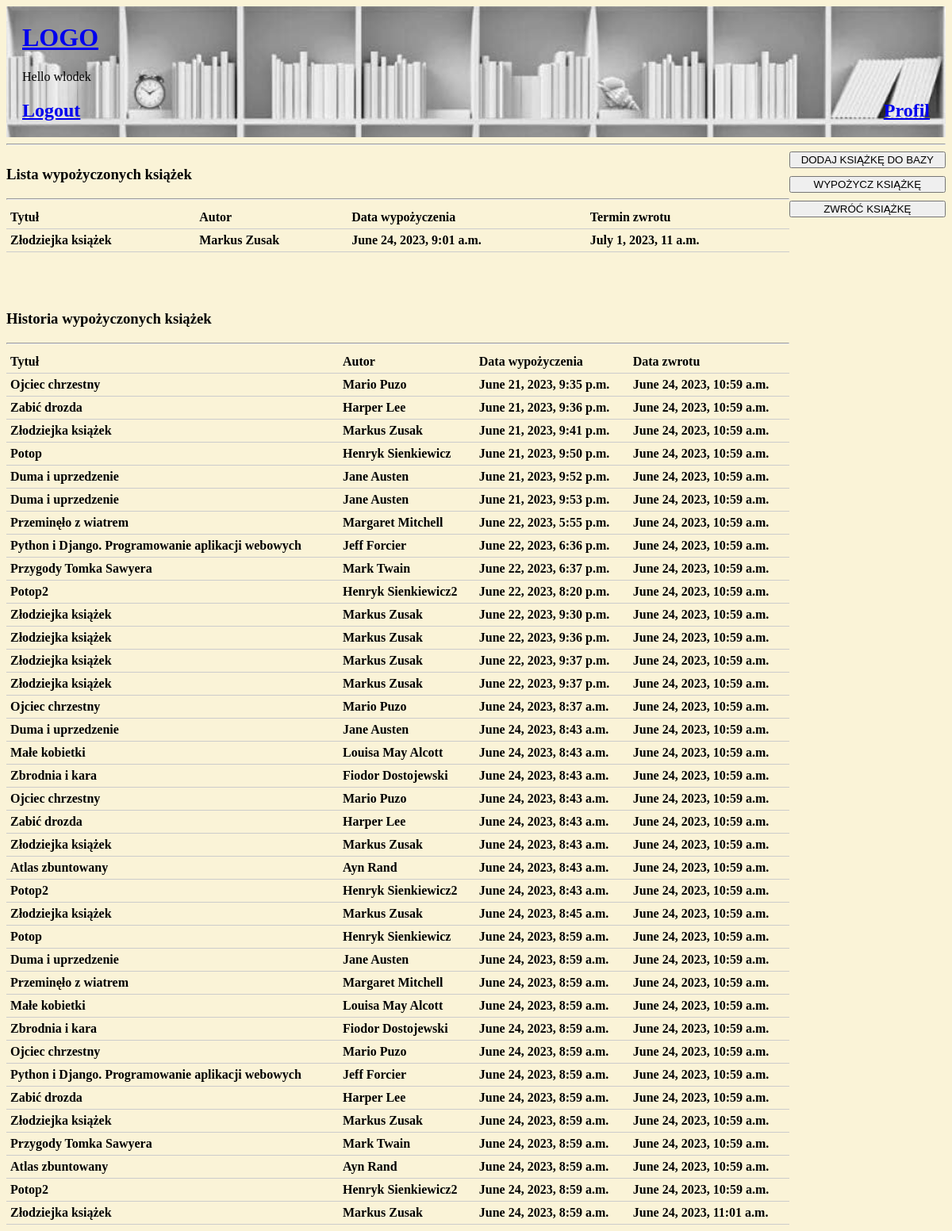
/profile/ (signed in), run on an earlier commit of the app's database.
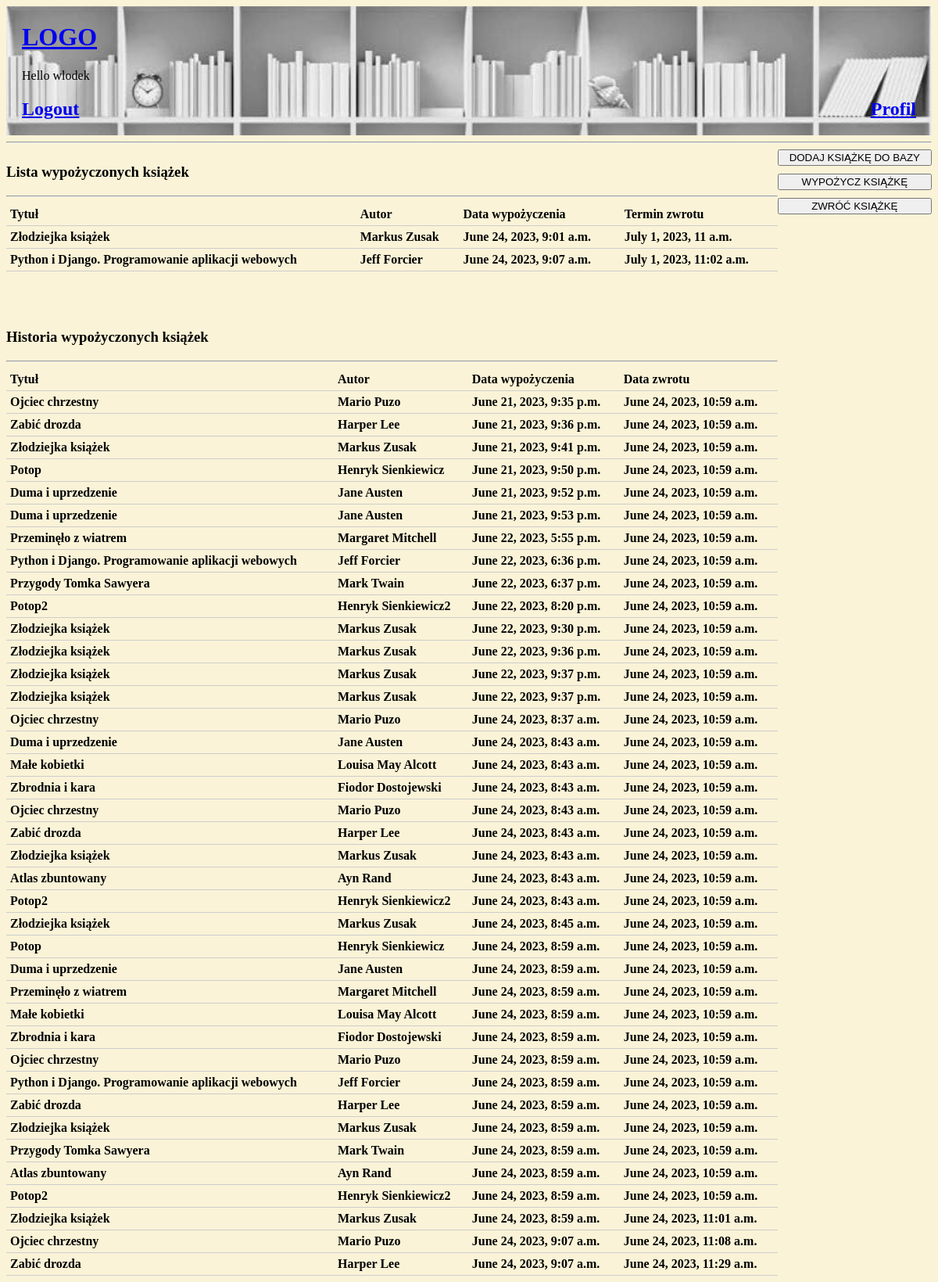
And on a later commit of the database.
### base/models.py (models this page shows, shortened)
class BorrowedBook(models.Model):
    id = models.AutoField(primary_key=True)
    user = models.ForeignKey(User, on_delete=models.SET_NULL, null=True, related_name='books_borrowed')
    book = models.ForeignKey(Book, on_delete=models.SET_NULL, null=True, related_name='borrowed_books')
    borrowed_date = models.DateTimeField(default=datetime.now())
    return_to_date = models.DateTimeField(default=datetime.now() + timedelta(days=7))
    returned_date = models.DateTimeField(null=True, blank=True)

class Book(models.Model):
    id = models.AutoField(primary_key=True)
    title = models.CharField(max_length=255)
    author = models.CharField(max_length=255)
    availability = models.BooleanField(default=True)
    user = models.ForeignKey(User, on_delete=models.SET_NULL, null=True)

### base/views.py (the view)
# urls.py: path('profile/', views.profile, name='profile'),
@login_required
def profile(request):
    user_profile = request.user.username
    borrowed_books = BorrowedBook.objects.filter(user=request.user, book__availability=False,
                                                 returned_date=None)
    borrow_history = BorrowedBook.objects.filter(user=request.user, returned_date__isnull=False)
    return render(request, 'base/profile.html', {'user_profile': user_profile, 'books': borrowed_books,
                  'history': borrow_history})

### base/templates/base/profile.html (shortened to what this page needs)
{% extends 'main.html' %}
{% block content %}
<div class="profile-container">
    <div>
        <h3>Lista wypożyczonych książek</h3>
        <hr>
        <div class="book-table">
            <div class="book-row">
                <div class="book-cell">Tytuł</div>
                <div class="book-cell">Autor</div>
                <div class="book-cell">Data wypożyczenia</div>
                <div class="book-cell">Termin zwrotu</div>
            </div>
            {% for book in books %}
            <div class="book-row">
                <div class="book-cell">{{book.book.title}}</div>
                <div class="book-cell">{{book.book.author}}</div>
                <div class="book-cell">{{book.borrowed_date}}</div>
                <div class="book-cell">{{book.return_to_date}}</div>
            </div>
            {% empty %}
                <p>Nie masz wypożyczonych książek.</p>
            {% endfor %}
        </div>
        <br><br><br>
        <h3>Historia wypożyczonych książek</h3>
        <hr>
        <div class="book-table">
            <div class="book-row">
                <div class="book-cell">Tytuł</div>
                <div class="book-cell">Autor</div>
                <div class="book-cell">Data wypożyczenia</div>
                <div class="book-cell">Data zwrotu</div>
            </div>
            {% for book in history %}
            <div class="book-row">
                <div class="book-cell">{{book.book.title}}</div>
                <div class="book-cell">{{book.book.author}}</div>
                <div class="book-cell">{{book.borrowed_date}}</div>
                <div class="book-cell">{{book.returned_date}}</div>
            </div>
            {% empty %}
                <p>Historia wypożyczonych książek jest pusta.</p>
            {% endfor %}
        </div>
    </div>
    <div class="button-container">
        {% if request.user.is_superuser %}
        <a href="{% url 'add-book' %}"><button>DODAJ KSIĄŻKĘ DO BAZY</button><br></a>
        {% endif %}
        <a href="{% url 'borrow' %}"><button>WYPOŻYCZ KSIĄŻKĘ</button><br></a>
        <a href="{% url 'return-book' %}"><button>ZWRÓĆ KSIĄŻKĘ</button><br></a>
    </div>
</div>
{% endblock %}

What changed in the data, as far as the page shows it:
added BorrowedBook: book "Python i Django. Programowanie aplikacji webowych", book.author "Jeff Forcier", borrowed_date "June 24, 2023, 9:07 a.m.", return_to_date "July 1, 2023, 11:02 a.m.", shown under "Lista wypożyczonych książek"
added BorrowedBook: book "Ojciec chrzestny", book.author "Mario Puzo", borrowed_date "June 24, 2023, 9:07 a.m.", returned_date "June 24, 2023, 11:08 a.m.", shown under "Historia wypożyczonych książek"
added BorrowedBook: book "Zabić drozda", book.author "Harper Lee", borrowed_date "June 24, 2023, 9:07 a.m.", returned_date "June 24, 2023, 11:29 a.m.", shown under "Historia wypożyczonych książek"
